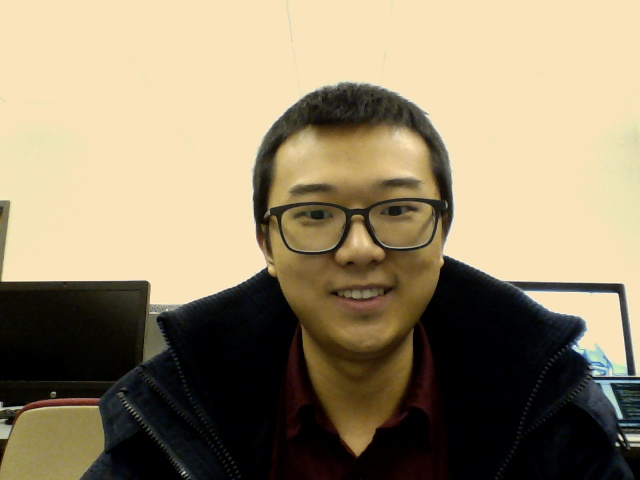
#> input picture phptest/face.jpg, 640 x 480 px, found by its file name
$ python extract_one_face.py
#> lines starting #> are read from the running program, lines starting #| are printed output that depends on the picture
import numpy as np
import cv2

def detect_target_faces():

	face_img = cv2.imread('face.jpg')
#> face_img is the input picture: shape (480, 640, 3); mean B, G, R 108.1, 135.6, 149.5
	face_gray = cv2.cvtColor(face_img, cv2.COLOR_BGR2GRAY)
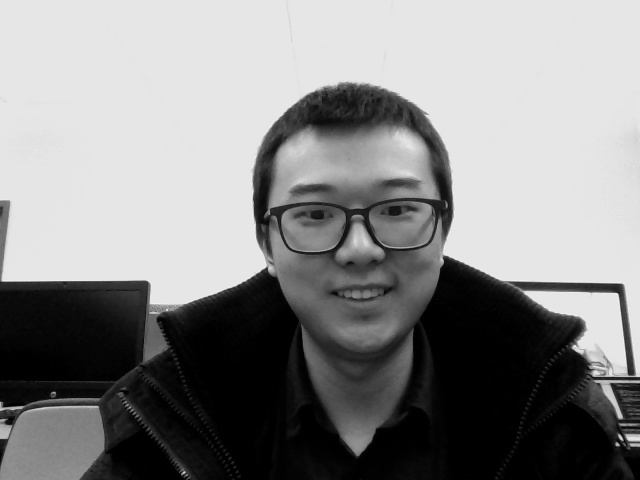
#> face_gray: shape (480, 640); min 0, max 241, mean 136.6

	faceDet = cv2.CascadeClassifier("haarcascade_frontalface_default.xml")
	faceDet2 = cv2.CascadeClassifier("haarcascade_frontalface_alt2.xml")
	faceDet3 = cv2.CascadeClassifier("haarcascade_frontalface_alt.xml")
	faceDet4 = cv2.CascadeClassifier("haarcascade_frontalface_alt_tree.xml")

	face = faceDet.detectMultiScale(face_gray, scaleFactor=1.1, minNeighbors=10, minSize=(5, 5), flags=cv2.CASCADE_SCALE_IMAGE)
#> face = [[255, 129, 209, 209]]
	face2 = faceDet2.detectMultiScale(face_gray, scaleFactor=1.1, minNeighbors=10, minSize=(5, 5), flags=cv2.CASCADE_SCALE_IMAGE)
#> face2 = [[252, 127, 212, 212]]
	face3 = faceDet3.detectMultiScale(face_gray, scaleFactor=1.1, minNeighbors=10, minSize=(5, 5), flags=cv2.CASCADE_SCALE_IMAGE)
#> face3 = [[254, 126, 213, 213]]
	face4 = faceDet4.detectMultiScale(face_gray, scaleFactor=1.1, minNeighbors=10, minSize=(5, 5), flags=cv2.CASCADE_SCALE_IMAGE)
#> face4 = ()

	if len(face) == 1:
	    facefeature = face
#> facefeature = [[255, 129, 209, 209]]
	elif len(face2) == 1:
	    facefeature == face2
	elif len(face3) == 1:
	    facefeature = face3
	elif len(face4) == 1:
	    facefeature = face4
	else:
	    print('no face detected!')
	    facefeature = ''

	for (x, y, w, h) in facefeature:

	    cut = face_gray[y:y+h, x:x+w]

	    if (facefeature != ''):
	        extr_face = cv2.resize(cut, (350, 350))
	        cv2.imwrite("face_extracted.jpg", extr_face)
	    else:
	        pass
#> this loop made 1 pass
#> pass 1, in detect_target_faces, `cut = face_gray[y:y+h, x:x+w]`:
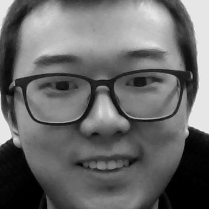
#> cut: shape (209, 209); min 0, max 240, mean 104.6

def main():
	detect_target_faces()

if __name__ == '__main__':
#> (the run stopped early here; a loop or call above may not have finished)
